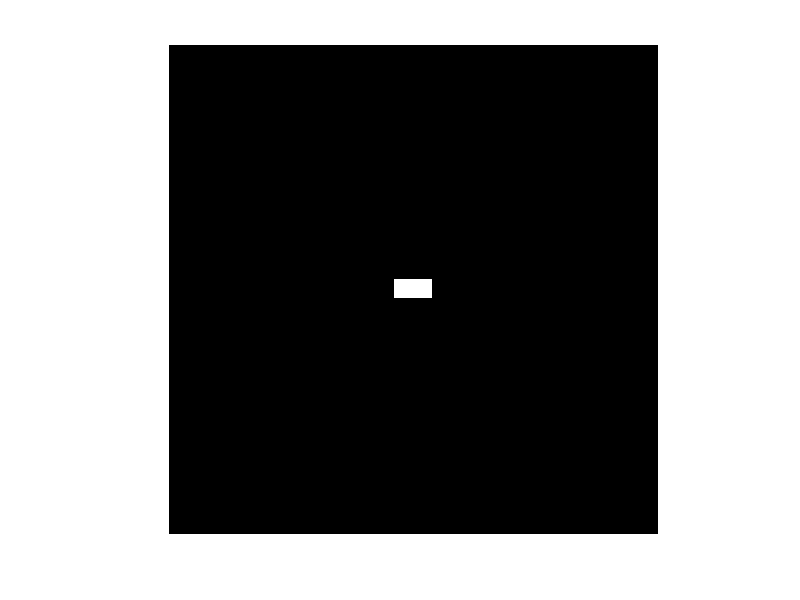

This figure's MATLAB source: (Note: this script raises an error after producing the figure.)
%a)
% Create a 512x512 black image
image = zeros(512, 512, 'uint8');
rect_height = 20; % Height of the rectangle (20 pixels)
rect_width = 40;  % Width of the rectangle (40 pixels)
center_row = 512 / 2;
center_col = 512 / 2;
row_start = round(center_row - rect_height / 2);
row_end = round(center_row + rect_height / 2 - 1);
col_start = round(center_col - rect_width / 2);
col_end = round(center_col + rect_width / 2 - 1);
image(row_start:row_end, col_start:col_end) = 255;
figure;
imshow(image);
%b)
imwrite(image, '/Users/youngbean/Desktop/Experiments in Digital Image Processing/Class1/Programming/test.bmp');
%c)
I = imread('test.bmp');
figure;
imshow(I);
%e)
imwrite(I, 'test.tif');
imwrite(I, 'test.jpg');
info_bmp = dir('test.bmp');
info_tif = dir('test.tif');
info_jpg = dir('test.jpg');
% Display file sizes
fprintf('BMP Size: %d bytes\n', info_bmp.bytes);
fprintf('TIF Size: %d bytes\n', info_tif.bytes);
fprintf('JPG Size: %d bytes\n', info_jpg.bytes);
%f)
copyfile('test.bmp', '/Users/youngbean/Desktop/Experiments in Digital Image Processing/Class1/Data/test.bmp');
movefile('test.tif', '/Users/youngbean/Desktop/Experiments in Digital Image Processing/Class1/Data/test.tif');
movefile('test.jpg', '/Users/youngbean/Desktop/Experiments in Digital Image Processing/Class1/Data/test.jpg');